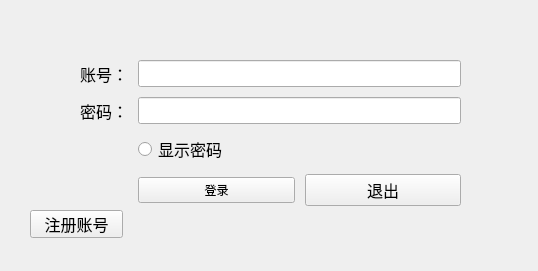
<?xml version="1.0" encoding="UTF-8"?>
<ui version="4.0">
 <class>Form</class>
 <widget class="QWidget" name="Form">
  <property name="geometry">
   <rect>
    <x>0</x>
    <y>0</y>
    <width>538</width>
    <height>271</height>
   </rect>
  </property>
  <property name="font">
   <font>
    <pointsize>12</pointsize>
   </font>
  </property>
  <property name="mouseTracking">
   <bool>false</bool>
  </property>
  <property name="contextMenuPolicy">
   <enum>Qt::DefaultContextMenu</enum>
  </property>
  <property name="acceptDrops">
   <bool>false</bool>
  </property>
  <property name="windowTitle">
   <string>Form</string>
  </property>
  <property name="styleSheet">
   <string notr="true"/>
  </property>
  <property name="inputMethodHints">
   <set>Qt::ImhNone</set>
  </property>
  <widget class="QWidget" name="formLayoutWidget">
   <property name="geometry">
    <rect>
     <x>80</x>
     <y>60</y>
     <width>381</width>
     <height>194</height>
    </rect>
   </property>
   <layout class="QFormLayout" name="formLayout">
    <property name="horizontalSpacing">
     <number>10</number>
    </property>
    <property name="verticalSpacing">
     <number>10</number>
    </property>
    <item row="0" column="0">
     <widget class="QLabel" name="label">
      <property name="text">
       <string>账号：</string>
      </property>
     </widget>
    </item>
    <item row="0" column="1">
     <widget class="QLineEdit" name="lineEdit_id">
      <property name="styleSheet">
       <string notr="true"/>
      </property>
     </widget>
    </item>
    <item row="1" column="0">
     <widget class="QLabel" name="label_2">
      <property name="text">
       <string>密码：</string>
      </property>
     </widget>
    </item>
    <item row="1" column="1">
     <widget class="QLineEdit" name="lineEdit_password"/>
    </item>
    <item row="2" column="1">
     <widget class="QRadioButton" name="btn_check">
      <property name="text">
       <string>显示密码</string>
      </property>
     </widget>
    </item>
    <item row="3" column="1">
     <layout class="QHBoxLayout" name="horizontalLayout">
      <item>
       <widget class="QPushButton" name="btn_login">
        <property name="font">
         <font>
          <pointsize>9</pointsize>
          <weight>50</weight>
          <italic>false</italic>
          <bold>false</bold>
          <underline>false</underline>
          <strikeout>false</strikeout>
         </font>
        </property>
        <property name="styleSheet">
         <string notr="true"/>
        </property>
        <property name="text">
         <string>登录</string>
        </property>
       </widget>
      </item>
      <item>
       <widget class="QPushButton" name="btn_cancel">
        <property name="text">
         <string>退出</string>
        </property>
       </widget>
      </item>
     </layout>
    </item>
   </layout>
  </widget>
  <widget class="QPushButton" name="btn_signin">
   <property name="geometry">
    <rect>
     <x>30</x>
     <y>210</y>
     <width>93</width>
     <height>28</height>
    </rect>
   </property>
   <property name="text">
    <string>注册账号</string>
   </property>
  </widget>
 </widget>
 <resources/>
 <connections/>
</ui>
